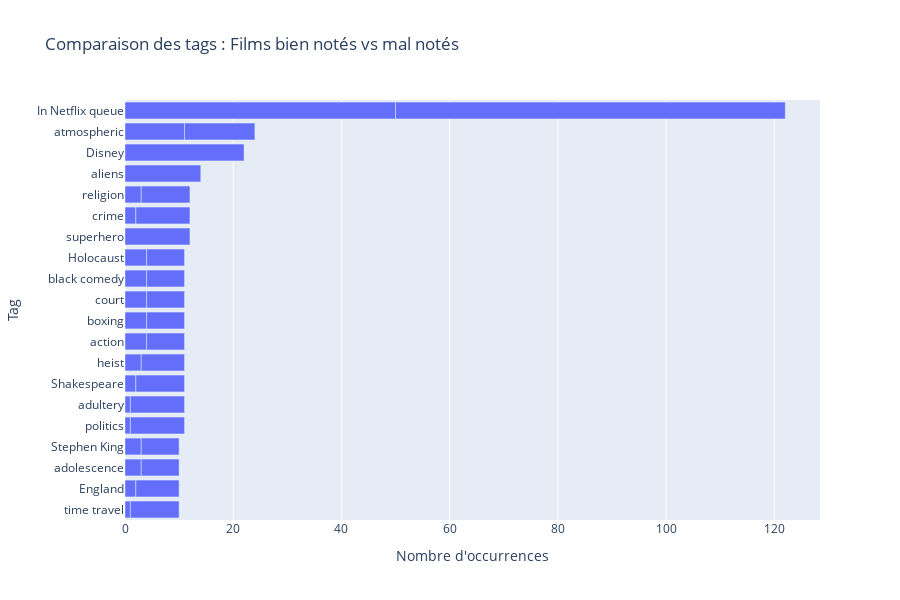

The code cell stored with this chart in its notebook:
### Code cell
# Graphique de comparaison des tags : Films bien notés vs mal notés

fig3 = px.bar(
    tags_compare_df.melt(id_vars='tag', value_vars=['good_count', 'bad_count'],
                          var_name='rating_category', value_name='count').sort_values('count'),
    x='count',
    y='tag',
    barmode='group',
    title='Comparaison des tags : Films bien notés vs mal notés',
    labels={'count': "Nombre d'occurrences", 'tag': 'Tag'}
)
fig3.update_layout(
    yaxis={'categoryorder': 'total ascending'}, height=600
)
fig3.show()

### Figure 1 — Plotly figure (JSON) as saved in the notebook; plotly's stock layout.template omitted (floating-point values rounded to 4 significant figures)
{"data": [{"alignmentgroup": "True", "hovertemplate": "Nombre d'occurrences=%{x}<br>Tag=%{y}<extra></extra>", "legendgroup": "", "marker": {"color": "#636efa", "pattern": {"shape": ""}}, "name": "", "offsetgroup": "", "orientation": "h", "showlegend": false, "textposition": "auto", "type": "bar", "x": [0, 0, 0, 1, 1, 1, 2, 2, 2, 3, 3, 3, 3, 4, 4, 4, 4, 4, 7, 7, 7, 7, 7, 7, 7, 8, 8, 9, 9, 9, 10, 10, 10, 11, 12, 13, 14, 22, 50, 72], "xaxis": "x", "y": ["aliens", "Disney", "superhero", "politics", "adultery", "time travel", "crime", "Shakespeare", "England", "adolescence", "heist", "religion", "Stephen King", "action", "boxing", "court", "black comedy", "Holocaust", "Holocaust", "boxing", "Stephen King", "action", "court", "black comedy", "adolescence", "heist", "England", "Shakespeare", "time travel", "religion", "politics", "crime", "adultery", "atmospheric", "superhero", "atmospheric", "aliens", "Disney", "In Netflix queue", "In Netflix queue"], "yaxis": "y"}], "layout": {"barmode": "group", "height": 600, "legend": {"tracegroupgap": 0}, "title": {"text": "Comparaison des tags : Films bien notés vs mal notés"}, "xaxis": {"anchor": "y", "domain": [0, 1], "title": {"text": "Nombre d'occurrences"}}, "yaxis": {"anchor": "x", "categoryorder": "total ascending", "domain": [0, 1], "title": {"text": "Tag"}}}}
